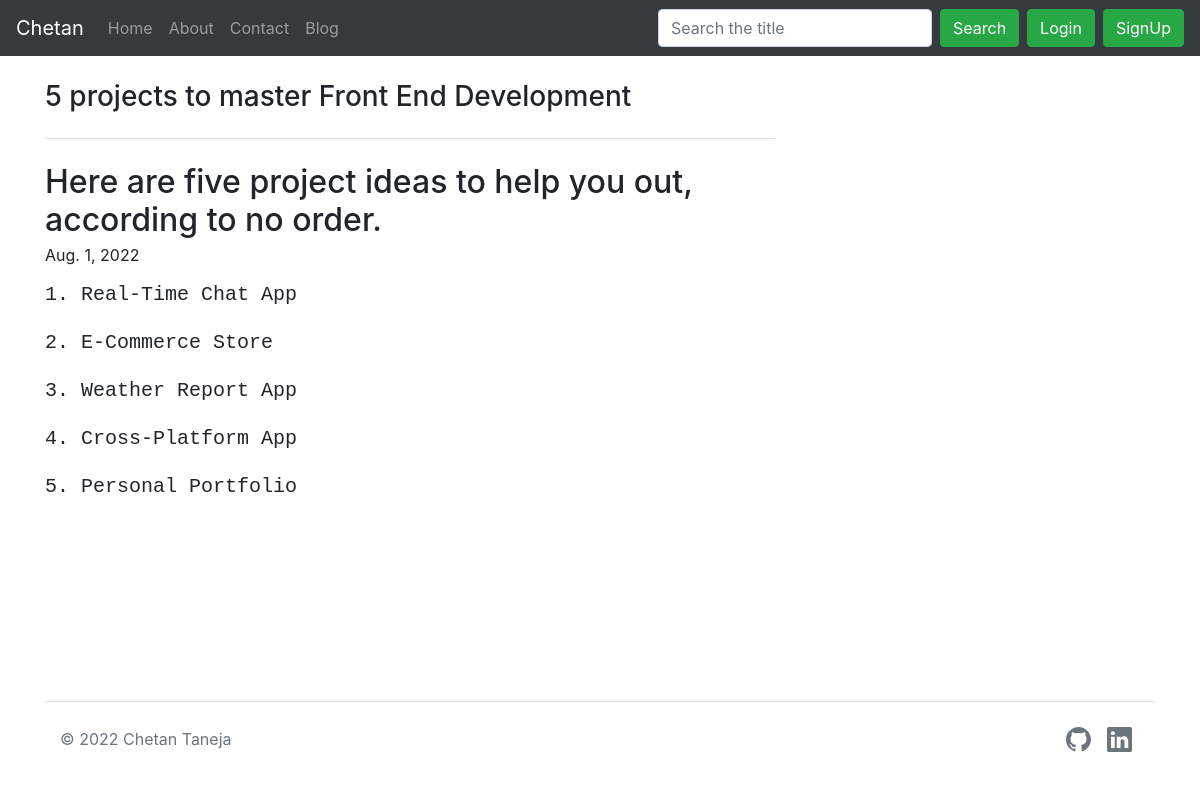
The app's page /blogpost/1 with its own data.
### blog/models.py (models this page shows, shortened)
class Blog(models.Model):
    blog_slug = models.IntegerField(default=0)
    blog_title = models.CharField(max_length=100, default="")
    blog_sub_heading = models.CharField(max_length=200, default="")
    blog_sub_heading1 = models.CharField(max_length=50, default="")
    blog_content = models.TextField(max_length=5000, default="")
    blog_pub_date = models.DateField()

### blog/views.py (the view)
# urls.py: path('blogpost/<int:slug>', views.blogpost, name='blogpost'),
def blogpost(request, slug):
    all_blogs = Blog.objects.filter(blog_slug = slug)[0]
    params = {'all_blogs':all_blogs}
    return render(request, 'blog/blogpost.html', params)

### templates/blog/blogpost.html (shortened to what this page needs)
{% extends 'base.html' %}
{% block body %}
<div class="container mt-4 mb-4">
  <div class="row g-5">
    <div class="col-md-8">
      <h3 class="pb-4 mb-4 fst-italic border-bottom">
        {{all_blogs.blog_title}}
      </h3>
      <article class="blog-post">
        <h2 class="blog-post-title mb-1">{{all_blogs.blog_sub_heading}}</h2>
        <p class="blog-post-meta">{{all_blogs.blog_pub_date}}</p>
        <pre><h5>{{all_blogs.blog_content}}</h5></pre>
      </article>
    </div>
    <div class="col-md-4">
    </div>
  </div>
</div>
{% endblock body %}

### templates/base.html (shortened to what this page needs)
<!doctype html>
<html lang="en">
<head>
  <link rel="stylesheet" href="https://stackpath.bootstrapcdn.com/bootstrap/4.5.2/css/bootstrap.min.css"
>
</head>
<body class="d-flex flex-column min-vh-100">
  <nav class="navbar navbar-expand-lg navbar-dark bg-dark">
    <a class="navbar-brand" href="/iCoder">Chetan</a>
    <div class="collapse navbar-collapse" id="navbarSupportedContent">
      <ul class="navbar-nav mr-auto">
        <li class="nav-item">
          <a class="nav-link" href="/">Home <span class="sr-only">(current)</span></a>
        </li>
        <li class="nav-item">
          <a class="nav-link" href="/about">About</a>
        </li>
        <li class="nav-item">
          <a class="nav-link" href="/contact">Contact</a>
        </li>
        <li class="nav-item">
          <a class="nav-link" href="/blog">Blog</a>
        </li>
      </ul>
      <form class="form-inline my-2 my-lg-0" method="get" action="/search">
        <input class="form-control mr-sm-2" type="search" placeholder="Search the title" aria-label="Search"
          name="search" id="search">
        <button class="btn btn-success my-2 my-sm-0" type="submit">Search</button>
      </form>
      {% if user.is_authenticated %}
      <div class="dropdown show">
        <a class="btn btn-secondary dropdown-toggle ml-2 btn-success" href="#" role="button" id="dropdownMenuLink" data-toggle="dropdown" aria-haspopup="true" aria-expanded="false">
          Logged in as {{request.user}}
        </a>
        <div class="dropdown-menu" aria-labelledby="dropdownMenuLink">
          <a class="dropdown-item" href="/logout/">Logout</a>
        </div>
      </div>
      {% else %}
      <button type="button" class="btn btn-success mx-2" data-bs-toggle="modal" data-bs-target="#loginModal">
        Login
      </button>
      <button type="button" class="btn btn-success" data-bs-toggle="modal" data-bs-target="#signupModal">
        SignUp
      </button>
      {% endif %}
    </div>
  </nav>
  {% block body %} {% endblock body %}
  <div class="container mt-auto">
    <footer class="d-flex flex-wrap justify-content-between align-items-center py-3 my-4 border-top">
      <p class="col-md-4 mb-0 text-muted">© 2022 Chetan Taneja</p>
      <a href="/"
        class="col-md-4 d-flex align-items-center justify-content-center mb-3 mb-md-0 me-md-auto link-dark text-decoration-none">
        <svg class="bi me-2" width="40" height="32">
          <use xlink:href="#bootstrap"></use>
        </svg>
      </a>
      <ul class="nav col-md-4 justify-content-end">
        <li class="nav-item"><a href="https://github.com/ctaneja10?tab=repositories"
            class="nav-link px-2 text-muted"></a></li>
        <li class="nav-item"><a href="https://www.linkedin.com/in/chetantaneja/" class="nav-link px-2 text-muted"></a></li>
      </ul>
    </footer>
  </div>
</body>
</html>

### records on screen
Blog: blog_title "5 projects to master Front End Development", blog_sub_heading "Here are five project ideas to help you out, according to no order.", blog_pub_date "Aug. 1, 2022", blog_content "1. Real-Time Chat App 2. E-Commerce Store 3. Weather Report App 4. Cross-Platform App 5. Personal Portfolio"
